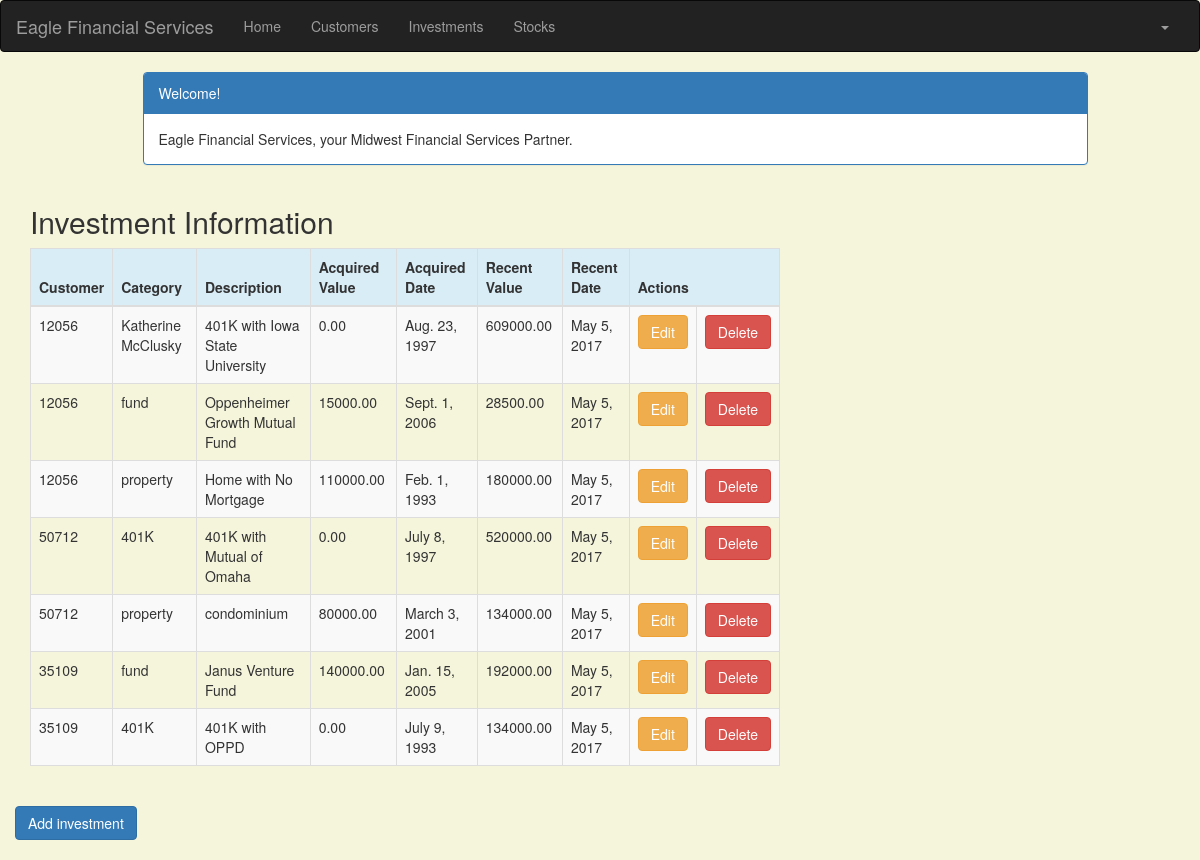
The app's page /investment/ (signed in) with its own data.
### portfolio/models.py (models this page shows, shortened)
class Investment(models.Model):
    customer = models.ForeignKey(Customer, related_name='investments')
    category = models.CharField(max_length=50)
    description = models.CharField(max_length=200)
    acquired_value = models.DecimalField(max_digits=10, decimal_places=2)
    acquired_date = models.DateField(default=timezone.now)
    recent_value = models.DecimalField(max_digits=10, decimal_places=2)
    recent_date = models.DateField(default=timezone.now, blank=True, null=True)

class Customer(models.Model):
    name = models.CharField(max_length=50)
    address = models.CharField(max_length=200)
    cust_number = models.IntegerField(blank=False, null=False)
    city = models.CharField(max_length=50)
    state = models.CharField(max_length=50)
    zipcode = models.CharField(max_length=10)
    email = models.EmailField(max_length=200)
    cell_phone = models.CharField(max_length=50)
    created_date = models.DateTimeField(
        default=timezone.now)
    updated_date = models.DateTimeField(auto_now_add=True)
    def __str__(self):
        return str(self.cust_number)

### portfolio/views.py (the view)
# urls.py: url(r'^investment/$', views.investment_list, name='investment_list'),
@login_required
def investment_list(request):
   investments = Investment.objects.filter(acquired_date__lte=timezone.now())
   return render(request, 'portfolio/investment_list.html', {'investments': investments})

### portfolio/templates/portfolio/investment_list.html (shortened to what this page needs)
{% extends 'portfolio/base.html' %}
{% block content %}
    <!DOCTYPE html>
    <html>
    <head>
        <link rel="stylesheet" href="https://maxcdn.bootstrapcdn.com/bootstrap/3.3.4/css/bootstrap.min.css">
    </head>
    <body>
    <div class="container">
        <div class="row">
            <div class="col-md-10 col-md-offset-1">
                <div class="panel panel-primary">
                    <div class="panel-heading">Welcome!</div>
                    <div class="panel-body">
                        Eagle Financial Services, your Midwest Financial Services Partner.
                    </div>
                </div>
            </div>
        </div>
    </div>
    <div class="row">
        <h2 style="padding-left: 15Px">Investment Information</h2>
    </div>
    <div>
        <table class="table table-striped table-bordered table-hover">
            <thead>
            <tr class="bg-info">
                <th>Customer</th>
                <th>Category</th>
                <th>Description</th>
                <th>Acquired Value</th>
                <th>Acquired Date</th>
                <th>Recent Value</th>
                <th>Recent Date</th>
                <th colspan="3">Actions</th>
            </tr>
            </thead>
            <tbody>
            {% for investment in investments %}
                <tr>
                    <td>{{ investment.customer }}</td>
                    <td>{{ investment.category }}</td>
                    <td>{{ investment.description }}</td>
                    <td>{{ investment.acquired_value }}</td>
                    <td>{{ investment.acquired_date }}</td>
                    <td>{{ investment.recent_value }}</td>
                    <td>{{ investment.recent_date }}</td>
                    <td><a href="{% url 'portfolio:investment_edit' pk=investment.pk %}" class="btn btn-warning">Edit</a>
                    <td><a href="{% url 'portfolio:investment_delete' pk=investment.pk %}"
                           onclick="return confirm('Are you sure you want to delete?')"
                           class="btn btn-danger">Delete</a>
                    </td>
                    </td>
                </tr>
            {% endfor %}
            </tbody>
        </table>
    <div class="row">
           <a href="{% url 'portfolio:investment_new' %}" class="row"><span
                   class="btn btn-primary">Add investment</span></a>
        </div>
    </div>
    </body>
    </html>
{% endblock %}

### portfolio/templates/portfolio/investment_list.html (style rules this page uses)
body { background-color: beige; }

### records on screen
Investment: customer "12056", category "Katherine McClusky", description "401K with Iowa State University", acquired_value "0.00", acquired_date "Aug. 23, 1997", recent_value "609000.00", recent_date "May 5, 2017"
Investment: customer "12056", category "fund", description "Oppenheimer Growth Mutual Fund", acquired_value "15000.00", acquired_date "Sept. 1, 2006", recent_value "28500.00", recent_date "May 5, 2017"
Investment: customer "12056", category "property", description "Home with No Mortgage", acquired_value "110000.00", acquired_date "Feb. 1, 1993", recent_value "180000.00", recent_date "May 5, 2017"
Investment: customer "50712", category "401K", description "401K with Mutual of Omaha", acquired_value "0.00", acquired_date "July 8, 1997", recent_value "520000.00", recent_date "May 5, 2017"
Investment: customer "50712", category "property", description "condominium", acquired_value "80000.00", acquired_date "March 3, 2001", recent_value "134000.00", recent_date "May 5, 2017"
Investment: customer "35109", category "fund", description "Janus Venture Fund", acquired_value "140000.00", acquired_date "Jan. 15, 2005", recent_value "192000.00", recent_date "May 5, 2017"
Investment: customer "35109", category "401K", description "401K with OPPD", acquired_value "0.00", acquired_date "July 9, 1993", recent_value "134000.00", recent_date "May 5, 2017"
